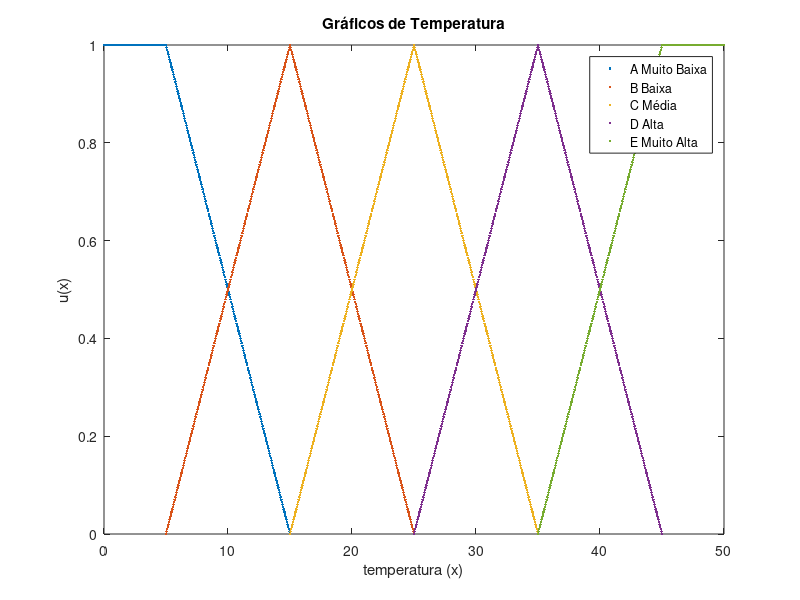
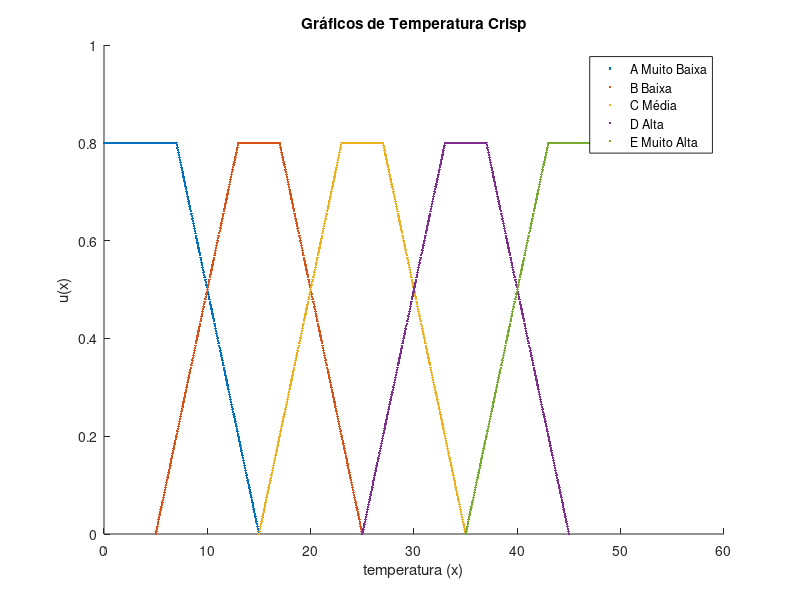
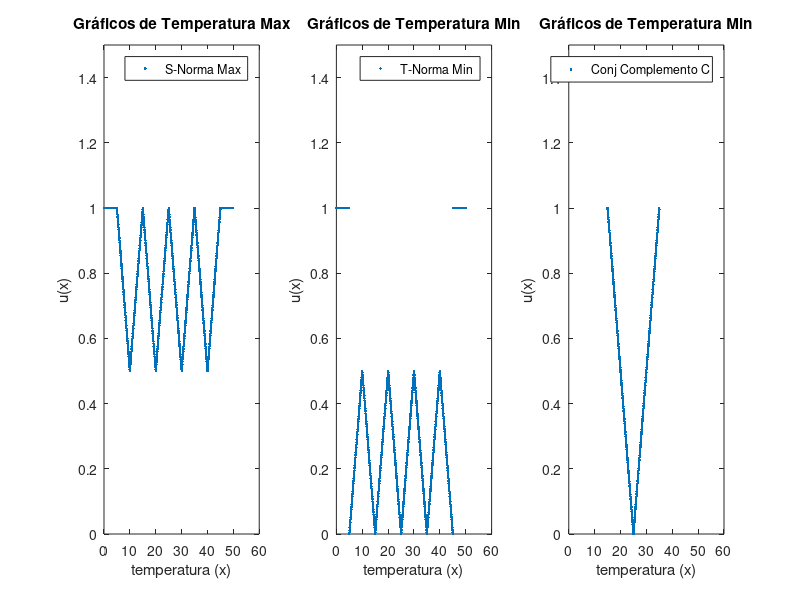
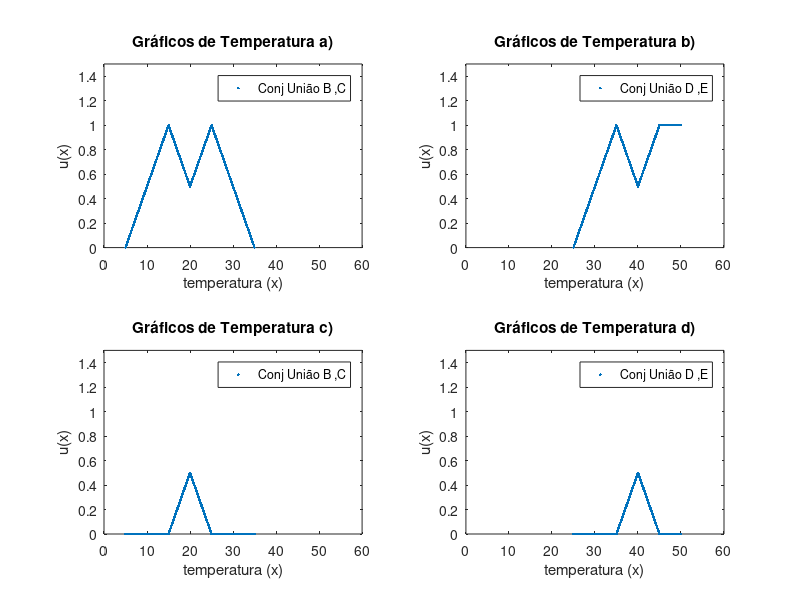

These figures' MATLAB source, in order:

clear all;
close all;
clc;
#A = [1 2 3 4 5 6];
#B = [2 5 8 9 4 8];
#x = [ 15 30 45 60 75 90];


function [Z] = conj_uniao_max (X,A,B)

  #Operação de União, utilizando o operador Max:
  # N: inteiro {Quantidade de elementos de discretização}
  # X: vetor[1..N] de reais {Valores dos elementos do universo de discurso X}
  # A: Vetor[1..N] de reais {Valores dos graus de pertinência de A}
  # B: Vetor[1..N] de reais {Valores dos graus de pertinência de B}
  # Z: Vetor[1..N] de reais {Valores dos graus de pertinência de A∪B}

  l = columns(A);
  for i=1:l
    Z(1,i)=A(i); 
    Z(2,i)=B(i);
    Z(3,i)=X(i);
    Z(4,i)=max(A(i),B(i));
  endfor
endfunction

function [Z] = conj_uniao_max_conj_fuzzy (Conj_Fuzzy)

  #Operação de União, utilizando o operador Max:
  # Conj_Fuzzy: Matriz n x m onde cada linha equivale a u(x) de um conjunto fuzzy,
  # a última linha da matriz representa o vetor x
  # Z: Matriz [2 x n] onde 1 linha é o u(x) max e linha 2 é o valor de x.

  Z(2,:)=Conj_Fuzzy(end,:);
  Conj_Fuzzy(end,:) = [];
  c = columns(Conj_Fuzzy);
  l = rows(Conj_Fuzzy);
  for j=1:c
    a=0;
    for i=1:l
      if rem(i,2)!=0
        if (Conj_Fuzzy(i+1,j)==1)
#          a = a*Conj_Fuzzy(i,j);
          a = max(Conj_Fuzzy(i,j), a);
        endif      
      endif
    endfor
    Z(1,j) = a;
  endfor
endfunction

function [Z] = conj_uniao_Soma_Algebrica_conj_fuzzy_1 (Conj_Fuzzy)

  #Operação de União, utilizando o operador Max:
  # Conj_Fuzzy: Matriz n x m onde cada linha equivale a u(x) de um conjunto fuzzy,
  # a última linha da matriz representa o vetor x
  # Z: Matriz [2 x n] onde 1 linha é o u(x) max e linha 2 é o valor de x.

  Z(2,:)=Conj_Fuzzy(end,:);
  Conj_Fuzzy(end,:) = [];
  c = columns(Conj_Fuzzy);
  l = rows(Conj_Fuzzy);
  for j=1:c
#    a=0;
#    for i=1:l
#      if rem(i,2)!=0
#        if (Conj_Fuzzy(i+1,j)==1)
     a = Conj_Fuzzy(1,j)+Conj_Fuzzy(3,j)-(Conj_Fuzzy(1,j)*Conj_Fuzzy(3,j));
          #a = max(Conj_Fuzzy(i,j), a);
#        endif      
#      endif
#    endfor
    Z(1,j) = a;
  endfor
endfunction



function [Z] = conj_intersecao_min (X,A,B)

  #Operação de interseção, utilizando o operador Min:
  # N: inteiro {Quantidade de elementos de discretização}
  # X: vetor[1..N] de reais {Valores dos elementos do universo de discurso X}
  # A: Vetor[1..N] de reais {Valores dos graus de pertinência de A}
  # B: Vetor[1..N] de reais {Valores dos graus de pertinência de B}
  # Z: Vetor[1..N] de reais {Valores dos graus de pertinência de A∪B}

  l = columns(A);
  for i=1:l
    Z(1,i)=A(i); 
    Z(2,i)=B(i);
    Z(3,i)=X(i);
    Z(4,i)=min(A(i),B(i));
  endfor
endfunction


function [Z] = conj_intersecao_min_conj_fuzzy (Conj_Fuzzy)

  #Operação de União, utilizando o operador Max:
  # Conj_Fuzzy: Matriz n x m onde cada linha equivale a u(x) de um conjunto fuzzy,
  # a última linha da matriz representa o vetor x
  # Z: Matriz [2 x n] onde 1 linha é o u(x) max e linha 2 é o valor de x.

  Z(2,:)=Conj_Fuzzy(end,:);
  Conj_Fuzzy(end,:) = [];
  c = columns(Conj_Fuzzy);
  l = rows(Conj_Fuzzy);
  for j=1:c
    a=1;
    for i=1:l
      if rem(i,2)!=0
        if (Conj_Fuzzy(i+1,j)==1)
#          a = a*Conj_Fuzzy(i,j);
          a = min(Conj_Fuzzy(i,j), a);
        endif      
      endif
    endfor
    Z(1,j) = a;
  endfor
endfunction

function [Z] = conj_intersecao_min_conj_fuzzy_1 (Conj_Fuzzy)

  #Operação de União, utilizando o operador Max:
  # Conj_Fuzzy: Matriz n x m onde cada linha equivale a u(x) de um conjunto fuzzy,
  # a última linha da matriz representa o vetor x
  # Z: Matriz [2 x n] onde 1 linha é o u(x) max e linha 2 é o valor de x.

  Z(2,:)=Conj_Fuzzy(end,:);
  Conj_Fuzzy(end,:) = [];
  c = columns(Conj_Fuzzy);
  l = rows(Conj_Fuzzy);
  for j=1:c
      if ((Conj_Fuzzy(2,j)==1) && (Conj_Fuzzy(4,j)==1))
          a = min(Conj_Fuzzy(1,j), Conj_Fuzzy(3,j));
#      elseif (Conj_Fuzzy(2,j)==1)
#          a=Conj_Fuzzy(1,j);
#      elseif (Conj_Fuzzy(4,j)==1)
#          a=Conj_Fuzzy(3,j);
      else
          a = 0; 
      endif

  
  Z(1,j) = a;
  endfor
endfunction

function [Z] = conj_intersecao_Produto_algebrico_conj_fuzzy_1 (Conj_Fuzzy)

  #Operação de União, utilizando o operador Max:
  # Conj_Fuzzy: Matriz n x m onde cada linha equivale a u(x) de um conjunto fuzzy,
  # a última linha da matriz representa o vetor x
  # Z: Matriz [2 x n] onde 1 linha é o u(x) max e linha 2 é o valor de x.

  Z(2,:)=Conj_Fuzzy(end,:);
  Conj_Fuzzy(end,:) = [];
  c = columns(Conj_Fuzzy);
  l = rows(Conj_Fuzzy);
  for j=1:c
#      if ((Conj_Fuzzy(2,j)==1) && (Conj_Fuzzy(4,j)==1))
         a = Conj_Fuzzy(1,j)* Conj_Fuzzy(3,j);
#      elseif (Conj_Fuzzy(2,j)==1)
#          a=Conj_Fuzzy(1,j);
#      elseif (Conj_Fuzzy(4,j)==1)
#          a=Conj_Fuzzy(3,j);
#      else
#          a = 0; 
 #     endif

  
  Z(1,j) = a;
  endfor
endfunction


function [Z] = conj_complemento (X,A)

  #Operação de complemento:
  # X: vetor[1..N] de reais {Valores dos elementos do universo de discurso X}
  # A: Vetor[1..N] de reais {Valores dos graus de pertinência de A}
  # Z: Vetor[1..N] de reais {Valores dos graus de complemento}

  l = columns(A);
  for i=1:l
    Z(1,i)=1-A(i); 
    Z(2,i)=X(i);
  endfor
endfunction


function [r] = equacao_geral_reta (P1,P2)
  # retonra a equação da reta y = ax+b
  # y - y0 = m*(x - x0)
  # m = y1-y0 / x1-x0  
  
  m = (P2(2)-P1(2))/(P2(1)-P1(1));
  b = m*(-P1(1))+P1(2);
  r(1,1) = m;
  r(2,1) = b;
endfunction

function [] = conjunto_ativo (x,Conj_Fuzzy)
#  l= columns(Conj_Fuzzy);
  l = find(Conj_Fuzzy(end,:) == x);
  if Conj_Fuzzy(1,l)>0 
    printf("Conjunto A Ativo, u(%d) é %d\n", x, Conj_Fuzzy(1,l));
  endif
  if Conj_Fuzzy(3,l)>0
    printf("Conjunto B Ativo, u(%d) é %d\n", x, Conj_Fuzzy(3,l));
  endif
  if Conj_Fuzzy(5,l)>0
    printf("Conjunto C Ativo, u(%d) é %d\n", x, Conj_Fuzzy(5,l));
  endif
  if Conj_Fuzzy(7,l)>0
    printf("Conjunto D Ativo, u(%d) é %d\n", x, Conj_Fuzzy(7,l));
  endif
  if Conj_Fuzzy(9,l)>0
    printf("Conjunto E Ativo, u(%d) é %d\n", x, Conj_Fuzzy(9,l));
  endif
endfunction


function [Conj_Fuzzy] = crisp (alfa, Conj_Fuzzy)
  c = columns(Conj_Fuzzy);
  l = rows(Conj_Fuzzy);
  for i=1:l-1   
    for j=1:c
      if rem(i,2)!=0
        if (Conj_Fuzzy(i,j)>alfa)
          Conj_Fuzzy(i,j) = alfa;
        endif;  
      endif
    endfor
  endfor
endfunction

function [RoS] = max_min (R,S)
#R = [0.1 0.6 0.4 0.9; 0.8 1 0.8 0.3; 0.5 0.7 0.2 0]
#S = [0.2 0.8 0.6; 0.4 0.3 0.1; 1.0 0 0.7; 0.9 0.7 0.2]
  x = rows(R);
  y = columns(R);
  z = columns(S)
  for k=1:z
    for i=1:x
      for j=1:y
        vRoS(j) = min(R(i,j),S(j,k));
      endfor 
      RoS(i,k) = max(vRoS);
    endfor 
  endfor  
endfunction

function [RoS] = max_prod (R,S)
  x = rows(R);
  y = columns(R);
  z = columns(S)
 
  for k=1:z
    for i=1:x
      for j=1:y
        vRoS(j) = (R(i,j)*S(j,k));
      endfor 
      RoS(i,k) = max(vRoS);
    endfor 
  endfor  
endfunction

function [RoS] = max_media (R,S)
  x = rows(R);
  y = columns(R);
  z = columns(S)
 
  for k=1:z
    for i=1:x
      for j=1:y
        vRoS(j) = (R(i,j)+S(j,k))/2;
      endfor 
      RoS(i,k) = max(vRoS);
    endfor 
  endfor  
endfunction

#--------------------------------------------------------------------------------------------

#S_Norma = conj_uniao_max (X,A,B)

#T_Norma = conj_intersecao_min (X,A,B)

#complemento = conj_complemento (X,A)

#mapeamento dos conjuntos fuzzy

x = 0:0.05:50;
#x = 0:1:50;
l = columns(x);

# conjunto A
p1=[5 1];
p2=[15 0];
r_a= equacao_geral_reta (p1,p2);
for i=1:l
  if x(i)<5
    A(1,i) = 1;
    A(2,i) = 1;
  elseif  (5<= x(i)) & (x(i)<= 15)
    A(1,i) = r_a(1)*x(i)+r_a(2);
    A(2,i) = 1;
  else
    A(1,i) = 0;
    A(2,i) = 0;
  endif
endfor
a0 = 1;
a1 = find(x==15);
plot(x(a0:a1),A(1,a0:a1),'.');
hold on;

# conjunto B
p1=[5 0];
p2=[15 1];
p3=[25 0];
r_b1= equacao_geral_reta (p1,p2);
r_b2= equacao_geral_reta (p2,p3);
for i=1:l
  if x(i)<5
    B(1,i) = 0;
    B(2,i) = 0;
  elseif  (5<= x(i)) & (x(i)<= 15)
    B(1,i) = r_b1(1)*x(i)+r_b1(2);
    B(2,i) = 1;
  elseif  (15< x(i)) & (x(i)<= 25)
    B(1,i) = r_b2(1)*x(i)+r_b2(2);  
    B(2,i) = 1;
  else
    B(1,i) = 0;
    B(2,i) = 0;
  endif
endfor
b0 = find(x==5);
b1 = find(x==25);
plot(x(b0:b1),B(1,b0:b1),'.');
hold on;

# conjunto c
p1=[15 0];
p2=[25 1];
p3=[35 0];
r_c1= equacao_geral_reta (p1,p2);
r_c2= equacao_geral_reta (p2,p3);
for i=1:l
  if x(i)<15
    C(1,i) = 0;
    C(2,i) = 0;
  elseif  (15<= x(i)) & (x(i)<= 25)
    C(1,i) = r_c1(1)*x(i)+r_c1(2);
    C(2,i) = 1;
  elseif  (25< x(i)) & (x(i)<= 35)
    C(1,i) = r_c2(1)*x(i)+r_c2(2);
    C(2,i) = 1;  
  else
    C(1,i) = 0;
    C(2,i) = 0;
  endif
endfor
c0 = find(x==15);
c1 = find(x==35);
plot(x(c0:c1),C(1,c0:c1),'.');
hold on;

# conjunto d
p1=[25 0];
p2=[35 1];
p3=[45 0];
r_d1= equacao_geral_reta (p1,p2);
r_d2= equacao_geral_reta (p2,p3);
for i=1:l
  if x(i)<25
    D(1,i) = 0;
    D(2,i) = 0;
  elseif  (25<= x(i)) & (x(i)<= 35)
    D(1,i) = r_d1(1)*x(i)+r_d1(2);
    D(2,i) = 1;
  elseif  (35< x(i)) & (x(i)<= 45)
    D(1,i) = r_d2(1)*x(i)+r_d2(2);
    D(2,i) = 1;  
  else
    D(1,i) = 0;
    D(2,i) = 0;
  endif
endfor
d0 = find(x==25);
d1 = find(x==45);
plot(x(d0:d1),D(1,d0:d1),'.');
hold on;

# conjunto e
p1 = [35 0];
p2 = [45 1];
r_e = equacao_geral_reta (p1,p2);
for i=1:l
  if x(i)<35
    E(1,i) = 0;
    E(2,i) = 0;
  elseif  (35<= x(i)) & (x(i)<= 45)
    E(1,i) = r_e(1)*x(i)+r_e(2);
    E(2,i) = 1;
  else
    E(1,i) = 1;
    E(2,i) = 1;
  endif
endfor
e0 = find(x==35);
e1 = find(x==50);
plot(x(e0:e1),E(1,e0:e1),'.');
hold on;
title ("Gráficos de Temperatura");
xlabel ("temperatura (x)");
ylabel ("u(x)");
legend ("A Muito Baixa","B Baixa","C Média", "D Alta", "E Muito Alta");

Conj_Fuzzy(1,:)= A(1,:);
Conj_Fuzzy(2,:)= A(2,:);
Conj_Fuzzy(3,:)= B(1,:);
Conj_Fuzzy(4,:)= B(2,:);
Conj_Fuzzy(5,:)= C(1,:);
Conj_Fuzzy(6,:)= C(2,:);
Conj_Fuzzy(7,:)= D(1,:);
Conj_Fuzzy(8,:)= D(2,:);
Conj_Fuzzy(9,:)= E(1,:);
Conj_Fuzzy(10,:)= E(2,:);
Conj_Fuzzy(11,:)= x;



[Conj_Fuzzy_Crisp] = crisp (0.8, Conj_Fuzzy);

figure(2);
hold on;
xlim ([0 60])
ylim ([0 1])
plot(Conj_Fuzzy_Crisp(end,a0:a1),Conj_Fuzzy_Crisp(1,a0:a1),'.'); hold on;
plot(Conj_Fuzzy_Crisp(end,b0:b1),Conj_Fuzzy_Crisp(3,b0:b1),'.'); hold on;
plot(Conj_Fuzzy_Crisp(end,c0:c1),Conj_Fuzzy_Crisp(5,c0:c1),'.'); hold on;
plot(Conj_Fuzzy_Crisp(end,d0:d1),Conj_Fuzzy_Crisp(7,d0:d1),'.'); hold on;
plot(Conj_Fuzzy_Crisp(end,e0:e1),Conj_Fuzzy_Crisp(9,e0:e1),'.'); hold on;
title ("Gráficos de Temperatura Crisp");
xlabel ("temperatura (x)");
ylabel ("u(x)");
legend ("A Muito Baixa","B Baixa","C Média", "D Alta", "E Muito Alta");


Z_max= conj_uniao_max_conj_fuzzy (Conj_Fuzzy);
Z_min = conj_intersecao_min_conj_fuzzy (Conj_Fuzzy);

figure(3);
hold on;
subplot(1,3,1)
plot(Z_max(2,:),Z_max(1,:),'.');
title ("Gráficos de Temperatura Max");
xlabel ("temperatura (x)");
ylabel ("u(x)");
legend ("S-Norma Max");
xlim ([0 60])
ylim ([0 1.5])

subplot(1,3,2)
plot(Z_min(2,:),Z_min(1,:),'.');
title ("Gráficos de Temperatura Min");
xlabel ("temperatura (x)");
ylabel ("u(x)");
legend ("T-Norma Min");
xlim ([0 60])
ylim ([0 1.5])


Compl_C = conj_complemento (Conj_Fuzzy(11,:),Conj_Fuzzy(5,:));

subplot(1,3,3)
plot(Compl_C(2,c0:c1),Compl_C(1,c0:c1),'.');
title ("Gráficos de Temperatura Min");
xlabel ("temperatura (x)");
ylabel ("u(x)");
legend ("Conj Complemento C");
xlim ([0 60]);
ylim ([0 1.5]);



# 3 a)   BuC
conjunto_ativo (16.75,Conj_Fuzzy);
a_BC = Conj_Fuzzy;
a_BC(1:2,:)=[]; a_BC(5:8,:)=[];
a_BuC = conj_uniao_max_conj_fuzzy(a_BC);

figure(4);
hold on;
subplot(2,2,1)
plot(a_BuC(2,b0:c1),a_BuC(1,b0:c1),'.');
title ("Gráficos de Temperatura a)");
xlabel ("temperatura (x)");
ylabel ("u(x)");
legend ("Conj União B ,C");
xlim ([0 60]);
ylim ([0 1.5]);


# 3 b)   DuE
conjunto_ativo (37.2,Conj_Fuzzy);

a_DE = Conj_Fuzzy;
a_DE(1:6,:)=[]; 
a_DuE = conj_uniao_max_conj_fuzzy(a_DE);


subplot(2,2,2)
plot(a_DuE(2,d0:e1),a_DuE(1,d0:e1),'.');
title ("Gráficos de Temperatura b)");
xlabel ("temperatura (x)");
ylabel ("u(x)");
legend ("Conj União D ,E");
xlim ([0 60]);
ylim ([0 1.5]);

# 3 c)   BiC
conjunto_ativo (20,Conj_Fuzzy);
a_BC = Conj_Fuzzy;
a_BC(1:2,:)=[]; a_BC(5:8,:)=[];
a_BiC = conj_intersecao_min_conj_fuzzy_1(a_BC);


subplot(2,2,3)
plot(a_BiC(2,b0:c1),a_BiC(1,b0:c1),'.');
title ("Gráficos de Temperatura c)");
xlabel ("temperatura (x)");
ylabel ("u(x)");
legend ("Conj União B ,C");
xlim ([0 60]);
ylim ([0 1.5]);


# 3 d)   DiE
conjunto_ativo (40,Conj_Fuzzy);

a_DE = Conj_Fuzzy;
a_DE(1:6,:)=[];
a_DiE = conj_intersecao_min_conj_fuzzy_1(a_DE);


subplot(2,2,4)
plot(a_DiE(2,d0:e1),a_DiE(1,d0:e1),'.');
title ("Gráficos de Temperatura d)");
xlabel ("temperatura (x)");
ylabel ("u(x)");
legend ("Conj União D ,E");
xlim ([0 60]);
ylim ([0 1.5]);

#---------------Soma Algébrica---------------------------------------------

# 3 a)   BuC
conjunto_ativo (16.75,Conj_Fuzzy);
a_BC = Conj_Fuzzy;
a_BC(1:2,:)=[]; a_BC(5:8,:)=[];
a_BuC = conj_uniao_Soma_Algebrica_conj_fuzzy_1(a_BC);

figure(5);
hold on;
subplot(2,2,1)
plot(a_BuC(2,b0:c1),a_BuC(1,b0:c1),'.');
title ("Gráficos de Temperatura a)");
xlabel ("temperatura (x)");
ylabel ("u(x)");
legend ("Conj União B ,C");
xlim ([0 60]);
ylim ([0 1.5]);


# 3 b)   DuE
conjunto_ativo (37.2,Conj_Fuzzy);

a_DE = Conj_Fuzzy;
a_DE(1:6,:)=[]; 
a_DuE = conj_uniao_Soma_Algebrica_conj_fuzzy_1(a_DE);


subplot(2,2,2)
plot(a_DuE(2,d0:e1),a_DuE(1,d0:e1),'.');
title ("Gráficos de Temperatura b)");
xlabel ("temperatura (x)");
ylabel ("u(x)");
legend ("Conj União D ,E");
xlim ([0 60]);
ylim ([0 1.5]);

# 3 c)   BiC
conjunto_ativo (20,Conj_Fuzzy);
a_BC = Conj_Fuzzy;
a_BC(1:2,:)=[]; a_BC(5:8,:)=[];
a_BiC = conj_intersecao_Produto_algebrico_conj_fuzzy_1(a_BC);


subplot(2,2,3)
plot(a_BiC(2,b0:c1),a_BiC(1,b0:c1),'.');
title ("Gráficos de Temperatura c)");
xlabel ("temperatura (x)");
ylabel ("u(x)");
legend ("Conj União B ,C");
xlim ([0 60]);
ylim ([0 1.5]);


# 3 d)   DiE
conjunto_ativo (40,Conj_Fuzzy);

a_DE = Conj_Fuzzy;
a_DE(1:6,:)=[];
a_DiE = conj_intersecao_Produto_algebrico_conj_fuzzy_1(a_DE);


subplot(2,2,4)
plot(a_DiE(2,d0:e1),a_DiE(1,d0:e1),'.');
title ("Gráficos de Temperatura d)");
xlabel ("temperatura (x)");
ylabel ("u(x)");
legend ("Conj União D ,E");
xlim ([0 60]);
ylim ([0 1.5]);

# ---------------------------------------------------------------------------



R = rand(10,5);
S = rand(5,15);
  
MaxMin = max_min (R,S);
MaxProd = max_prod (R,S);
MaxMedia = max_media (R,S);












